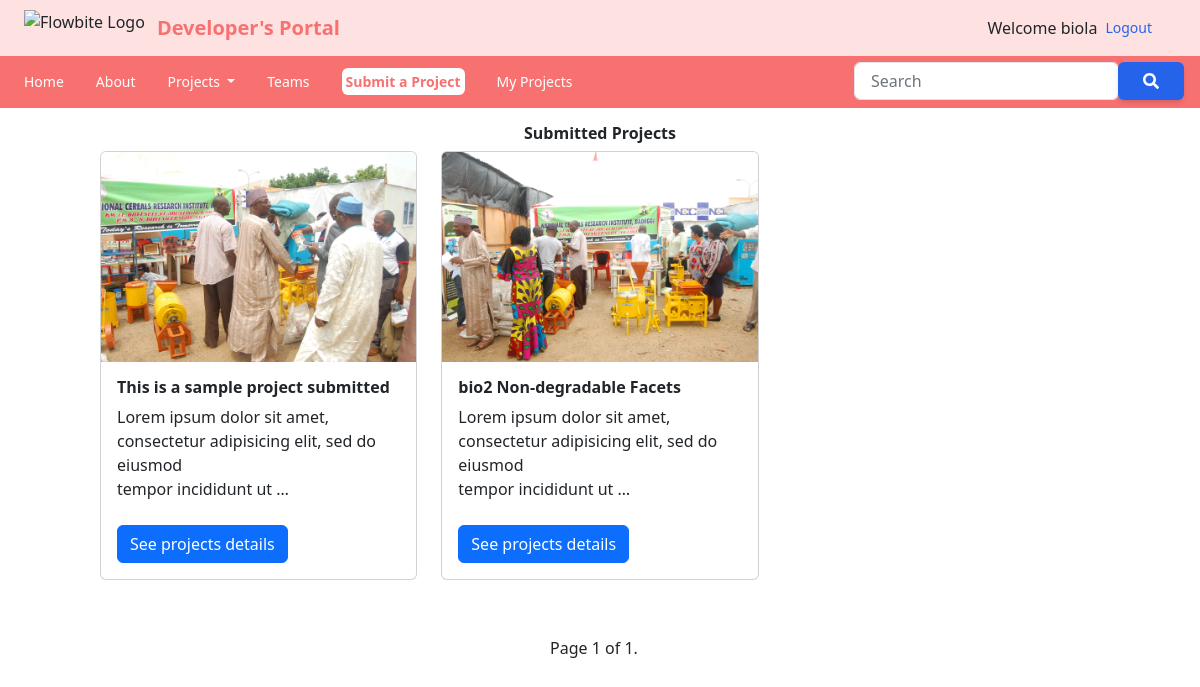
The app's page /myprojects (signed in) with its own data.
### home/models.py (models this page shows, shortened)
class User(AbstractUser):
	staff_id = models.CharField(max_length=8, verbose_name="Staff ID", blank=True)

class Project(models.Model):
	STAGES = [
    ('STD', 'STARTED'),
    ('CMPT', 'COMPLETED'),
    ('ONG', 'ONGOING'),
	]
	CATEGORIES = [
		('MACHINE LEARNING', 'MACHINE LEARNING'),
		('DATA SCIENCE', 'DATA SCIENCE'),
		('DATA ANALYTICS/ANALYSIS', 'DATA ANALYTICS/ANALYSIS'),
		('BACKEND', 'BACKEND'),
		('FRONTEND', 'FRONTEND'),
		('MOBILE', 'MOBILE'),
		('DATA BASE', 'DATA BASE'),
		('BLOCKCHAIN', 'BLOCKCHAIN'),
		('CLOUD COMPUTING', 'CLOUD COMPUTING'),
		('COMPUTER NETWORKING', 'COMPUTER NETWORKING'),
		('SCRIPTING', 'SCRIPTING'),
		('DESKTOP', 'DESKTOP'),
		('SOFTWARE DEVELOPMENT', 'SOFTWARE DEVELOPMENT'),
		('GAME DEVELOPMENT', 'GAME DEVELOPMENT')
	]
	user = models.ForeignKey(User, on_delete=models.CASCADE)
	title = models.CharField(max_length=50, blank=False)
	keywords = models.CharField(max_length=100, verbose_name="Tech Stack (Comma Separated)")
	description = RichTextField(verbose_name="Project Description", config_name='my_basic_config')
	stage = models.CharField(choices=STAGES, max_length=20)
	date_started = models.DateField()
	date_ended = models.DateField()
	category = MultiSelectField(choices=CATEGORIES, default='BACKEND',
							    verbose_name="Project Category")
	technology = models.CharField(max_length=30, null=True)
	video = EmbedVideoField(verbose_name="Video Link")
	contributors = models.CharField(max_length=200, blank=True, verbose_name="Contributors (Comma separated)")

class Images(models.Model):
    project = models.ForeignKey(Project, on_delete=models.CASCADE)
    images = models.ImageField(upload_to='images/', blank=True, null=True,
							   verbose_name="Project Images")
    def __str__(self):
    	return self.images.url

### home/views.py (the view)
# urls.py: path('myprojects', my_projects, name='myprojects'),
@login_required
def my_projects(request):
	projects = Project.objects.filter(user=request.user)
	paginator = Paginator(projects, 6) #
	page_number = request.GET.get('page')
	page_object = paginator.get_page(page_number)
	context = {
		'projects': projects,
		'page_object': page_object
	}
	return render(request, "home/myprojects.html", context)

### home/templates/home/myprojects.html (shortened to what this page needs)
{% extends 'base.html' %}
{% block 'content' %}
<h2 class="text-center mt-3 font-bold">Submitted Projects</h2>
<div class="container">
    <div class="row row-cols-1 row-cols-md-3">
    {% for project in page_object %}
        <div class="col">
            <div class="card my-2">
            <img src="{{ project.images_set.first }}" class="card-img-top">
              <div class="card-body">
                <h5 class="card-title font-bold">{{ project.title }}</h5>
                <p class="card-text">{{ project.description|safe|truncatewords:15 }}
                </p>
                <br>
                <a href="{% url 'homer:project_details' project.pk %}" class="btn btn-primary">See projects details</a>
              </div>
            </div>
        </div>
    {% endfor %}
    </div>
</div>
{% if projects %}
<div class="container pagination my-5 place-content-center">
    <span class="step-links">
        <span class="current">
            Page {{ page_object.number }} of {{ page_object.paginator.num_pages }}.
        </span>
    </span>
</div>
{% else %}
<div class="mx-auto text-center">
    <h3 class="mt-10 text-2xl text-red-400 font-bold">You have not submitted any projects yet</h3>
</div>
{% endif %}
{% endblock 'content' %}

### templates/base.html (shortened to what this page needs)
<!doctype html>
<html lang="en">
  <head>
    <link href="https://cdn.jsdelivr.net/npm/bootstrap@5.2.3/dist/css/bootstrap.min.css" rel="stylesheet">
    <link href="https://unpkg.com/tailwindcss@^2/dist/tailwind.min.css" rel="stylesheet">
  </head>
  <body>
    {% include 'navbar.html' %}
    {% block 'content' %}
    {% endblock 'content' %}
  </body>
</html>

### templates/navbar.html (shortened to what this page needs)
<nav class="bg-red-100 border-gray-200 dark:bg-gray-900">
    <div class="flex flex-wrap justify-between items-center mx-auto max-w-screen-xl px-4 md:px-6 py-2.5">
        <a href="https://flowbite.com" class="flex items-center">
            <img src="https://flowbite.com/docs/images/logo.svg" class="h-6 mr-3 sm:h-9" alt="Flowbite Logo" />
            <span class="text-red-400 self-center text-xl font-semibold whitespace-nowrap dark:text-white">Developer's Portal</span>
        </a>
        <div class="flex items-center">
            {% if request.user.is_authenticated %}
            <span class="mr-2">Welcome {{ request.user.username }}</span>
                <a href="{% url 'logout' %}" class="mr-6 text-sm font-medium text-blue-600 dark:text-blue-500 hover:underline">Logout</a>
            {% else %}
              <a href="{% url 'signup' %}" class="mr-6 text-sm font-medium text-blue-600 dark:text-blue-500 hover:underline">Signup</a>
              <a href="{% url 'login' %}" class="mr-6 text-sm font-medium text-blue-600 dark:text-blue-500 hover:underline">Login</a>
            {% endif %}
        </div>
    </div>
</nav>
<nav class="relative bg-red-400 dark:bg-gray-700">
    <div class="max-w-screen-xl px-4 py-3 mx-auto md:px-6">
        <div class="flex items-center">
            <ul class="flex flex-row mt-0 mr-6 space-x-8 text-sm font-medium">
                 <li>
                  <a href="{% url 'homer:home' %}" class="text-white hover:text-blue-400 hover:underline" aria-current="page">Home</a>
                </li>
                <li>
                  <a class="text-white hover:underline" href="{% url 'homer:about' %}">About</a>
              </li>
                <li class="nav-item dropdown">
                  <a class="nav-link dropdown-toggle text-white hover:underline" href="{% url 'homer:projects' %}"role="button" data-bs-toggle="dropdown" aria-expanded="false">
                    Projects
                  </a>
                </li>
                    <a href="#" class="text-white dark:text-white hover:underline">Teams</a>
                <li>
                    <a class="static text-red-400 hover:underline font-bold font-sans bg-white rounded p-1" href="{% url 'homer:reg_project' %}">Submit a Project</a>
                </li>
                {% if request.user.is_authenticated %}
                <li>
                    <a href="{% url 'homer:myprojects' %}" class="text-white dark:text-white hover:underline">My Projects</a>
                </li>
                {% endif %}
            </ul>
        </div>
    </div>
            <div class="absolute top-0 right-0 flex justify-center max-w-sm mt-1.5 mr-4">
                <div class="input-group  flex flex-wrap items-stretch w-full">
                <input type="search" class="form-control relative flex-auto min-w-0 block w-full px-3 py-1.5 text-base font-normal text-gray-700 bg-white bg-clip-padding border border-solid border-gray-300 rounded transition ease-in-out m-0 focus:text-gray-700 focus:bg-white focus:border-blue-600 focus:outline-none" placeholder="Search" aria-label="Search" aria-describedby="button-addon2">
                <button class="btn inline-block px-6 py-2.5 bg-blue-600 text-white font-medium text-xs leading-tight uppercase rounded shadow-md hover:bg-blue-700 hover:shadow-lg focus:bg-blue-700  focus:shadow-lg focus:outline-none focus:ring-0 active:bg-blue-800 active:shadow-lg transition duration-150 ease-in-out flex items-center" type="button" id="button-addon2">
                </button>
              </div>
            </div>
</nav>

### records on screen
User: user.username "biola"
Project: images_set.first (picture), title "This is a sample project submitted", description "Lorem ipsum dolor sit amet, consectetur adipisicing elit, sed do eiusmod tempor incididunt ut …"
Project: images_set.first (picture), title "bio2 Non-degradable Facets", description "Lorem ipsum dolor sit amet, consectetur adipisicing elit, sed do eiusmod tempor incididunt ut …"

### other values on screen
{{ page_object.number }} "1"
{{ page_object.paginator.num_pages }} "1"
